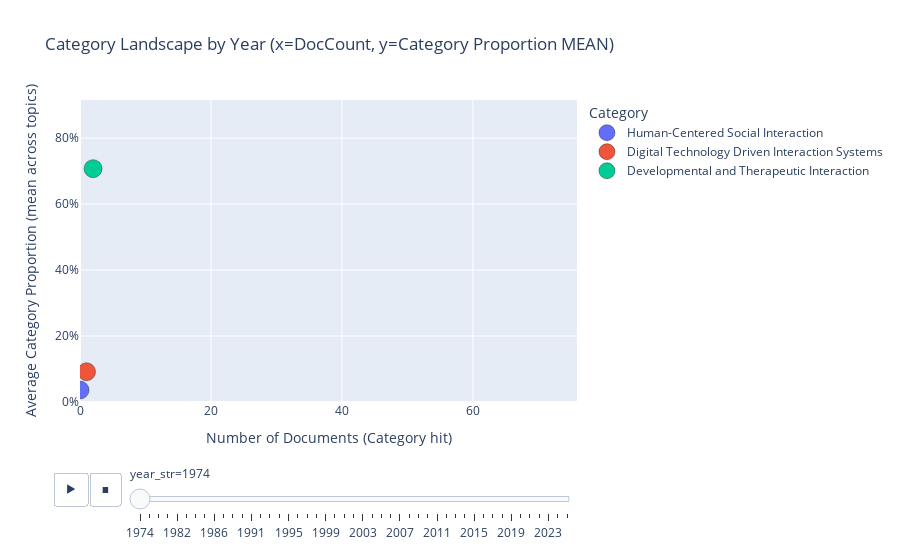

Notebook source saved alongside this figure:
### Code cell
# =========================================
# 5) 색상 고정(범례 색 빠짐 방지) + 버블 차트
# =========================================
fig = px.scatter(
    df_bubble_cat,
    x="DocCount",
    y="Proportion",
    color="Category",
    animation_frame="year_str",
    animation_group="Category",
    category_orders={
        "year_str": [str(y) for y in years_sorted],
        "Category": cat_order
    },
    color_discrete_map=color_map,
    range_x=[0, df_bubble_cat["DocCount"].max() * 1.1],
    range_y=[0, df_bubble_cat["Proportion"].max() * 1.1],
    title="Category Landscape by Year (x=DocCount, y=Category Proportion MEAN)"
)

# 🔵 모든 점을 같은 크기의 동그라미로
fig.update_traces(
    marker=dict(
        size=18,                       # 🔧 동그라미 크기 (원하면 14~22 조절)
        symbol="circle",
        line=dict(width=1, color="rgba(0,0,0,0.35)")
    )
)

fig.update_yaxes(tickformat=".0%")
fig.update_layout(
    xaxis_title="Number of Documents (Category hit)",
    yaxis_title="Average Category Proportion (mean across topics)",
    legend_title_text="Category"
)

# 애니메이션 속도 + 부드러움
fig.layout.updatemenus[0].buttons[0].args[1]["frame"]["duration"] = 1200
fig.layout.updatemenus[0].buttons[0].args[1]["transition"] = {
    "duration": 900,
    "easing": "cubic-in-out"
}

fig.show()

### Figure 1 — Plotly figure (JSON) as saved in the notebook; plotly's stock layout.template omitted (floating-point values rounded to 4 significant figures)
{"data": [{"hovertemplate": "Category=Human-Centered Social Interaction<br>year_str=1974<br>DocCount=%{x}<br>Proportion=%{y}<extra></extra>", "ids": ["Human-Centered Social Interaction"], "legendgroup": "Human-Centered Social Interaction", "marker": {"color": "#636EFA", "line": {"color": "rgba(0,0,0,0.35)", "width": 1}, "size": 18, "symbol": "circle"}, "mode": "markers", "name": "Human-Centered Social Interaction", "orientation": "v", "showlegend": true, "type": "scatter", "x": [0], "xaxis": "x", "y": [0.03635], "yaxis": "y"}, {"hovertemplate": "Category=Digital Technology Driven Interaction Systems<br>year_str=1974<br>DocCount=%{x}<br>Proportion=%{y}<extra></extra>", "ids": ["Digital Technology Driven Interaction Systems"], "legendgroup": "Digital Technology Driven Interaction Systems", "marker": {"color": "#EF553B", "line": {"color": "rgba(0,0,0,0.35)", "width": 1}, "size": 18, "symbol": "circle"}, "mode": "markers", "name": "Digital Technology Driven Interaction Systems", "orientation": "v", "showlegend": true, "type": "scatter", "x": [1], "xaxis": "x", "y": [0.09169], "yaxis": "y"}, {"hovertemplate": "Category=Developmental and Therapeutic Interaction<br>year_str=1974<br>DocCount=%{x}<br>Proportion=%{y}<extra></extra>", "ids": ["Developmental and Therapeutic Interaction"], "legendgroup": "Developmental and Therapeutic Interaction", "marker": {"color": "#00CC96", "line": {"color": "rgba(0,0,0,0.35)", "width": 1}, "size": 18, "symbol": "circle"}, "mode": "markers", "name": "Developmental and Therapeutic Interaction", "orientation": "v", "showlegend": true, "type": "scatter", "x": [2], "xaxis": "x", "y": [0.7076], "yaxis": "y"}], "layout": {"legend": {"title": {"text": "Category"}, "tracegroupgap": 0}, "sliders": [{"active": 0, "currentvalue": {"prefix": "year_str="}, "len": 0.9, "pad": {"b": 10, "t": 60}, "steps": [{"args": [["1974"], {"frame": {"duration": 0, "redraw": false}, "fromcurrent": true, "mode": "immediate", "transition": {"duration": 0, "easing": "linear"}}], "label": "1974", "method": "animate"}, {"args": [["1976"], {"frame": {"duration": 0, "redraw": false}, "fromcurrent": true, "mode": "immediate", "transition": {"duration": 0, "easing": "linear"}}], "label": "1976", "method": "animate"}, {"args": [["1980"], {"frame": {"duration": 0, "redraw": false}, "fromcurrent": true, "mode": "immediate", "transition": {"duration": 0, "easing": "linear"}}], "label": "1980", "method": "animate"}, {"args": [["1981"], {"frame": {"duration": 0, "redraw": false}, "fromcurrent": true, "mode": "immediate", "transition": {"duration": 0, "easing": "linear"}}], "label": "1981", "method": "animate"}, {"args": [["1982"], {"frame": {"duration": 0, "redraw": false}, "fromcurrent": true, "mode": "immediate", "transition": {"duration": 0, "easing": "linear"}}], "label": "1982", "method": "animate"}, {"args": [["1983"], {"frame": {"duration": 0, "redraw": false}, "fromcurrent": true, "mode": "immediate", "transition": {"duration": 0, "easing": "linear"}}], "label": "1983", "method": "animate"}, {"args": [["1984"], {"frame": {"duration": 0, "redraw": false}, "fromcurrent": true, "mode": "immediate", "transition": {"duration": 0, "easing": "linear"}}], "label": "1984", "method": "animate"}, {"args": [["1985"], {"frame": {"duration": 0, "redraw": false}, "fromcurrent": true, "mode": "immediate", "transition": {"duration": 0, "easing": "linear"}}], "label": "1985", "method": "animate"}, {"args": [["1986"], {"frame": {"duration": 0, "redraw": false}, "fromcurrent": true, "mode": "immediate", "transition": {"duration": 0, "easing": "linear"}}], "label": "1986", "method": "animate"}, {"args": [["1987"], {"frame": {"duration": 0, "redraw": false}, "fromcurrent": true, "mode": "immediate", "transition": {"duration": 0, "easing": "linear"}}], "label": "1987", "method": "animate"}, {"args": [["1989"], {"frame": {"duration": 0, "redraw": false}, "fromcurrent": true, "mode": "immediate", "transition": {"duration": 0, "easing": "linear"}}], "label": "1989", "method": "animate"}, {"args": [["1990"], {"frame": {"duration": 0, "redraw": false}, "fromcurrent": true, "mode": "immediate", "transition": {"duration": 0, "easing": "linear"}}], "label": "1990", "method": "animate"}, {"args": [["1991"], {"frame": {"duration": 0, "redraw": false}, "fromcurrent": true, "mode": "immediate", "transition": {"duration": 0, "easing": "linear"}}], "label": "1991", "method": "animate"}, {"args": [["1992"], {"frame": {"duration": 0, "redraw": false}, "fromcurrent": true, "mode": "immediate", "transition": {"duration": 0, "easing": "linear"}}], "label": "1992", "method": "animate"}, {"args": [["1993"], {"frame": {"duration": 0, "redraw": false}, "fromcurrent": true, "mode": "immediate", "transition": {"duration": 0, "easing": "linear"}}], "label": "1993", "method": "animate"}, {"args": [["1994"], {"frame": {"duration": 0, "redraw": false}, "fromcurrent": true, "mode": "immediate", "transition": {"duration": 0, "easing": "linear"}}], "label": "1994", "method": "animate"}, {"args": [["1995"], {"frame": {"duration": 0, "redraw": false}, "fromcurrent": true, "mode": "immediate", "transition": {"duration": 0, "easing": "linear"}}], "label": "1995", "method": "animate"}, {"args": [["1996"], {"frame": {"duration": 0, "redraw": false}, "fromcurrent": true, "mode": "immediate", "transition": {"duration": 0, "easing": "linear"}}], "label": "1996", "method": "animate"}, {"args": [["1997"], {"frame": {"duration": 0, "redraw": false}, "fromcurrent": true, "mode": "immediate", "transition": {"duration": 0, "easing": "linear"}}], "label": "1997", "method": "animate"}, {"args": [["1998"], {"frame": {"duration": 0, "redraw": false}, "fromcurrent": true, "mode": "immediate", "transition": {"duration": 0, "easing": "linear"}}], "label": "1998", "method": "animate"}, {"args": [["1999"], {"frame": {"duration": 0, "redraw": false}, "fromcurrent": true, "mode": "immediate", "transition": {"duration": 0, "easing": "linear"}}], "label": "1999", "method": "animate"}, {"args": [["2000"], {"frame": {"duration": 0, "redraw": false}, "fromcurrent": true, "mode": "immediate", "transition": {"duration": 0, "easing": "linear"}}], "label": "2000", "method": "animate"}, {"args": [["2001"], {"frame": {"duration": 0, "redraw": false}, "fromcurrent": true, "mode": "immediate", "transition": {"duration": 0, "easing": "linear"}}], "label": "2001", "method": "animate"}, {"args": [["2002"], {"frame": {"duration": 0, "redraw": false}, "fromcurrent": true, "mode": "immediate", "transition": {"duration": 0, "easing": "linear"}}], "label": "2002", "method": "animate"}, {"args": [["2003"], {"frame": {"duration": 0, "redraw": false}, "fromcurrent": true, "mode": "immediate", "transition": {"duration": 0, "easing": "linear"}}], "label": "2003", "method": "animate"}, {"args": [["2004"], {"frame": {"duration": 0, "redraw": false}, "fromcurrent": true, "mode": "immediate", "transition": {"duration": 0, "easing": "linear"}}], "label": "2004", "method": "animate"}, {"args": [["2005"], {"frame": {"duration": 0, "redraw": false}, "fromcurrent": true, "mode": "immediate", "transition": {"duration": 0, "easing": "linear"}}], "label": "2005", "method": "animate"}, {"args": [["2006"], {"frame": {"duration": 0, "redraw": false}, "fromcurrent": true, "mode": "immediate", "transition": {"duration": 0, "easing": "linear"}}], "label": "2006", "method": "animate"}, {"args": [["2007"], {"frame": {"duration": 0, "redraw": false}, "fromcurrent": true, "mode": "immediate", "transition": {"duration": 0, "easing": "linear"}}], "label": "2007", "method": "animate"}, {"args": [["2008"], {"frame": {"duration": 0, "redraw": false}, "fromcurrent": true, "mode": "immediate", "transition": {"duration": 0, "easing": "linear"}}], "label": "2008", "method": "animate"}, {"args": [["2009"], {"frame": {"duration": 0, "redraw": false}, "fromcurrent": true, "mode": "immediate", "transition": {"duration": 0, "easing": "linear"}}], "label": "2009", "method": "animate"}, {"args": [["2010"], {"frame": {"duration": 0, "redraw": false}, "fromcurrent": true, "mode": "immediate", "transition": {"duration": 0, "easing": "linear"}}], "label": "2010", "method": "animate"}, {"args": [["2011"], {"frame": {"duration": 0, "redraw": false}, "fromcurrent": true, "mode": "immediate", "transition": {"duration": 0, "easing": "linear"}}], "label": "2011", "method": "animate"}, {"args": [["2012"], {"frame": {"duration": 0, "redraw": false}, "fromcurrent": true, "mode": "immediate", "transition": {"duration": 0, "easing": "linear"}}], "label": "2012", "method": "animate"}, {"args": [["2013"], {"frame": {"duration": 0, "redraw": false}, "fromcurrent": true, "mode": "immediate", "transition": {"duration": 0, "easing": "linear"}}], "label": "2013", "method": "animate"}, {"args": [["2014"], {"frame": {"duration": 0, "redraw": false}, "fromcurrent": true, "mode": "immediate", "transition": {"duration": 0, "easing": "linear"}}], "label": "2014", "method": "animate"}, {"args": [["2015"], {"frame": {"duration": 0, "redraw": false}, "fromcurrent": true, "mode": "immediate", "transition": {"duration": 0, "easing": "linear"}}], "label": "2015", "method": "animate"}, {"args": [["2016"], {"frame": {"duration": 0, "redraw": false}, "fromcurrent": true, "mode": "immediate", "transition": {"duration": 0, "easing": "linear"}}], "label": "2016", "method": "animate"}, {"args": [["2017"], {"frame": {"duration": 0, "redraw": false}, "fromcurrent": true, "mode": "immediate", "transition": {"duration": 0, "easing": "linear"}}], "label": "2017", "method": "animate"}, {"args": [["2018"], {"frame": {"duration": 0, "redraw": false}, "fromcurrent": true, "mode": "immediate", "transition": {"duration": 0, "easing": "linear"}}], "label": "2018", "method": "animate"}, {"args": [["2019"], {"frame": {"duration": 0, "redraw": false}, "fromcurrent": true, "mode": "immediate", "transition": {"duration": 0, "easing": "linear"}}], "label": "2019", "method": "animate"}, {"args": [["2020"], {"frame": {"duration": 0, "redraw": false}, "fromcurrent": true, "mode": "immediate", "transition": {"duration": 0, "easing": "linear"}}], "label": "2020", "method": "animate"}, {"args": [["2021"], {"frame": {"duration": 0, "redraw": false}, "fromcurrent": true, "mode": "immediate", "transition": {"duration": 0, "easing": "linear"}}], "label": "2021", "method": "animate"}, {"args": [["2022"], {"frame": {"duration": 0, "redraw": false}, "fromcurrent": true, "mode": "immediate", "transition": {"duration": 0, "easing": "linear"}}], "label": "2022", "method": "animate"}, {"args": [["2023"], {"frame": {"duration": 0, "redraw": false}, "fromcurrent": true, "mode": "immediate", "transition": {"duration": 0, "easing": "linear"}}], "label": "2023", "method": "animate"}, {"args": [["2024"], {"frame": {"duration": 0, "redraw": false}, "fromcurrent": true, "mode": "immediate", "transition": {"duration": 0, "easing": "linear"}}], "label": "2024", "method": "animate"}, {"args": [["2025"], {"frame": {"duration": 0, "redraw": false}, "fromcurrent": true, "mode": "immediate", "transition": {"duration": 0, "easing": "linear"}}], "label": "2025", "method": "animate"}], "x": 0.1, "xanchor": "left", "y": 0, "yanchor": "top"}], "title": {"text": "Category Landscape by Year (x=DocCount, y=Category Proportion MEAN)"}, "updatemenus": [{"buttons": [{"args": [null, {"frame": {"duration": 1200, "redraw": false}, "fromcurrent": true, "mode": "immediate", "transition": {"duration": 900, "easing": "cubic-in-out"}}], "label": "&#9654;", "method": "animate"}, {"args": [[null], {"frame": {"duration": 0, "redraw": false}, "fromcurrent": true, "mode": "immediate", "transition": {"duration": 0, "easing": "linear"}}], "label": "&#9724;", "method": "animate"}], "direction": "left", "pad": {"r": 10, "t": 70}, "showactive": false, "type": "buttons", "x": 0.1, "xanchor": "right", "y": 0, "yanchor": "top"}], "xaxis": {"anchor": "y", "domain": [0, 1], "range": [0, 75.9], "title": {"text": "Number of Documents (Category hit)"}}, "yaxis": {"anchor": "x", "domain": [0, 1], "range": [0, 0.9158], "tickformat": ".0%", "title": {"text": "Average Category Proportion (mean across topics)"}}}}
